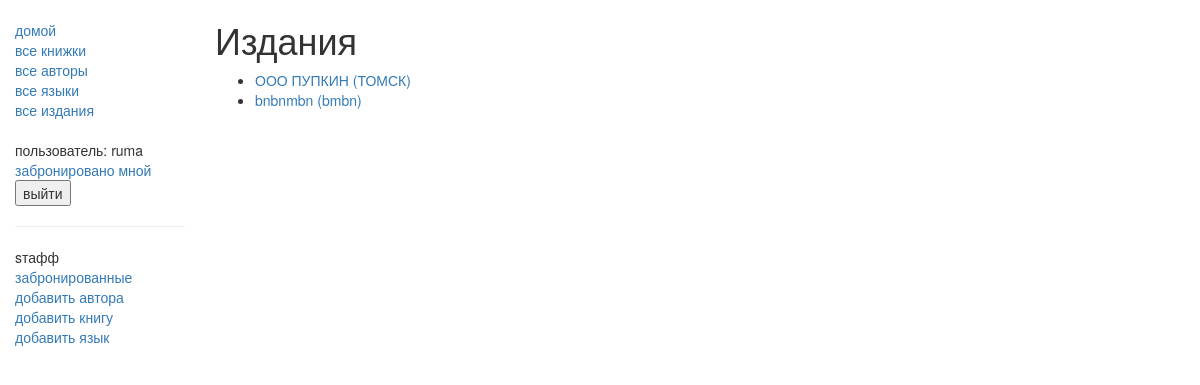
Screenshot of /catalog/publisher/ (signed in) with the database file from the repository.
### catalog/models.py (models this page shows, shortened)
class Publisher(models.Model):
    name = models.CharField(
        max_length=200,
        unique=True,
        help_text="Введите название издания (например, Penguin Classics, Альфа-книга)"
    )
    publication_city = models.CharField(
        max_length=100,
        help_text="Введите город выпуска издания (например, Москва, Нью-Йорк)"
    )
    def get_absolute_url(self):
        return reverse('publisher-detail', args=[str(self.id)])

### catalog/views.py (the view)
# urls.py: path('publisher/', views.PublisherListView.as_view(), name='publishers'),
class PublisherListView(generic.ListView):
    model = Publisher

### catalog/templates/catalog/publisher_list.html
{% extends "base_generic.html" %}
{% block content %}
<h1>Издания</h1>
{% if publisher_list %}
  <ul>
  {% for publisher in publisher_list %}
    <li>
      <a href="{{ publisher.get_absolute_url }}">
      {{ publisher.name }} ({{publisher.publication_city}})
      </a>
    </li>
  {% endfor %}
 </ul>
{% else %}
  <p>Нет доступных изданий</p>
{% endif %}
{% endblock %}

### catalog/templates/base_generic.html (shortened to what this page needs)
<!doctype html>
<html lang="en">
  <head>
    <link
      rel="stylesheet"
      href="https://maxcdn.bootstrapcdn.com/bootstrap/3.3.7/css/bootstrap.min.css" />
    {% load static %}
    <link rel="stylesheet" href="{% static 'css/styles.css' %}" />
  </head>
  <body>
    <div class="container-fluid">
      <div class="row">
        <div class="col-sm-2">
          {% block sidebar %}
            <ul class="sidebar-nav">
              <li><a href="{% url 'index' %}">домой</a></li>
              <li><a href="{% url 'books' %}">все книжки</a></li>
              <li><a href="{% url 'authors' %}">все авторы</a></li>
              <li><a href="{% url 'languages' %}">все языки</a></li>
                <li><a href="{% url 'publishers' %}">все издания</a></li>
              <br>
              {% if user.is_authenticated %}
              <li>пользователь: {{ user.get_username }}</li>
              <li><a href="{% url 'my-borrowed' %}">забронировано мной</a></li>
              <form id="logout-form" method="post" action="{% url 'logout' %}">
                <button type="submit">выйти</button>
              </form>
              {% else %}
                <form id="login-form" method="post" action="{% url 'login' %}">
                  {% csrf_token %}
                <button type="submit">войти</button>
              </form>
              {% endif %}
                {% if user.is_staff %}
       <hr>
       <ul class="sidebar-nav">
       <li>sтафф</li>
       <li><a href="{% url 'all-borrowed' %}">забронированные</a></li>
       {% if perms.catalog.add_author %}
         <li><a href="{% url 'author-create' %}">добавить автора</a></li>
       {% endif %}
       {% if perms.catalog.add_book %}
       <li><a href="{% url 'book-create' %}">добавить книгу</a></li>
       {% endif %}
           {% if perms.catalog.add_book %}
       <li><a href="{% url 'language-create' %}">добавить язык</a></li>
       {% endif %}
       {% endif %}
            </ul>
          {% endblock %}
        </ul></div>
        <div class="col-sm-10 ">{% block content %}{% endblock %}</div>
      </div>
    </div>
  </body>
</html>

### catalog/static/css/styles.css (style rules this page uses)
.sidebar-nav { margin-top: 20px; padding: 0; list-style: none; }

### rows the page displays
Publisher: name "ООО ПУПКИН", publication_city "ТОМСК"
Publisher: name "bnbnmbn", publication_city "bmbn"

### other values shown
{{ user.get_username }} "ruma"
